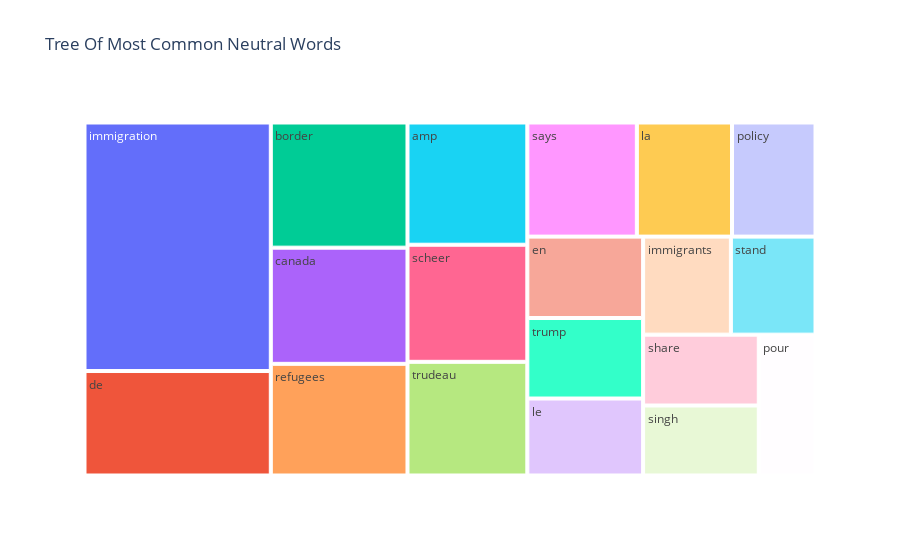

Source (notebook cell):
### Markdown cell above
### Tree map for most used words in neutral sentiment tweets

### Code cell
fig = px.treemap(temp_neutral, path=['Common_words'], values='count',title='Tree Of Most Common Neutral Words')
fig.show()

### Figure 1 — Plotly figure (JSON) as saved in the notebook; plotly's stock layout.template omitted (floating-point values rounded to 4 significant figures)
{"data": [{"branchvalues": "total", "domain": {"x": [0, 1], "y": [0, 1]}, "hovertemplate": "labels=%{label}<br>count=%{value}<br>parent=%{parent}<br>id=%{id}<extra></extra>", "ids": ["amp", "border", "canada", "de", "en", "immigrants", "immigration", "la", "le", "policy", "pour", "refugees", "says", "scheer", "share", "singh", "stand", "trudeau", "trump"], "labels": ["amp", "border", "canada", "de", "en", "immigrants", "immigration", "la", "le", "policy", "pour", "refugees", "says", "scheer", "share", "singh", "stand", "trudeau", "trump"], "name": "", "parents": ["", "", "", "", "", "", "", "", "", "", "", "", "", "", "", "", "", "", ""], "type": "treemap", "values": [143, 167, 155, 190, 92, 84, 452, 106, 87, 93, 78, 149, 122, 137, 80, 79, 81, 133, 91]}], "layout": {"legend": {"tracegroupgap": 0}, "title": {"text": "Tree Of Most Common Neutral Words"}}}
